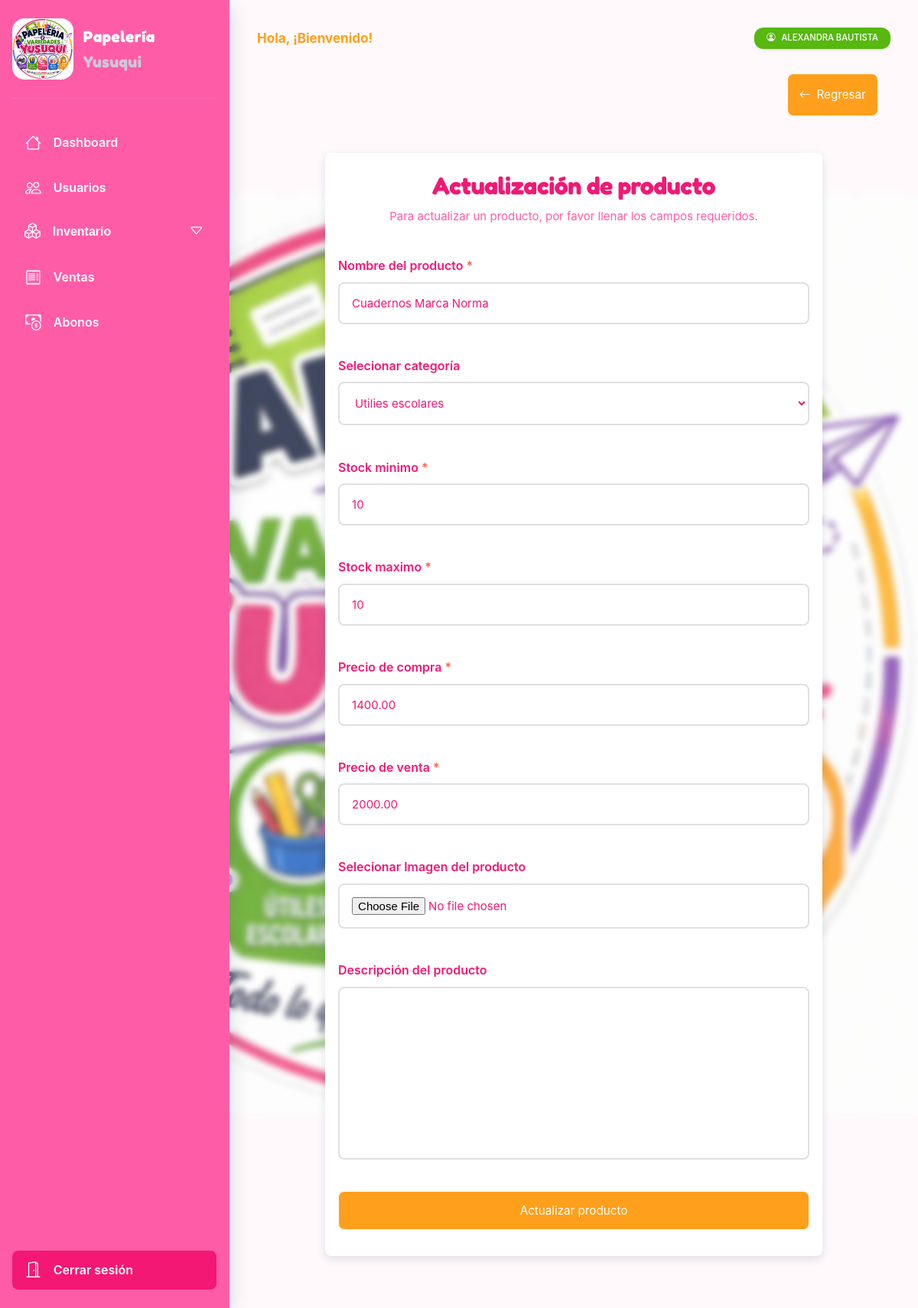
Before: /products/update/1/ (signed in) with the older database file.
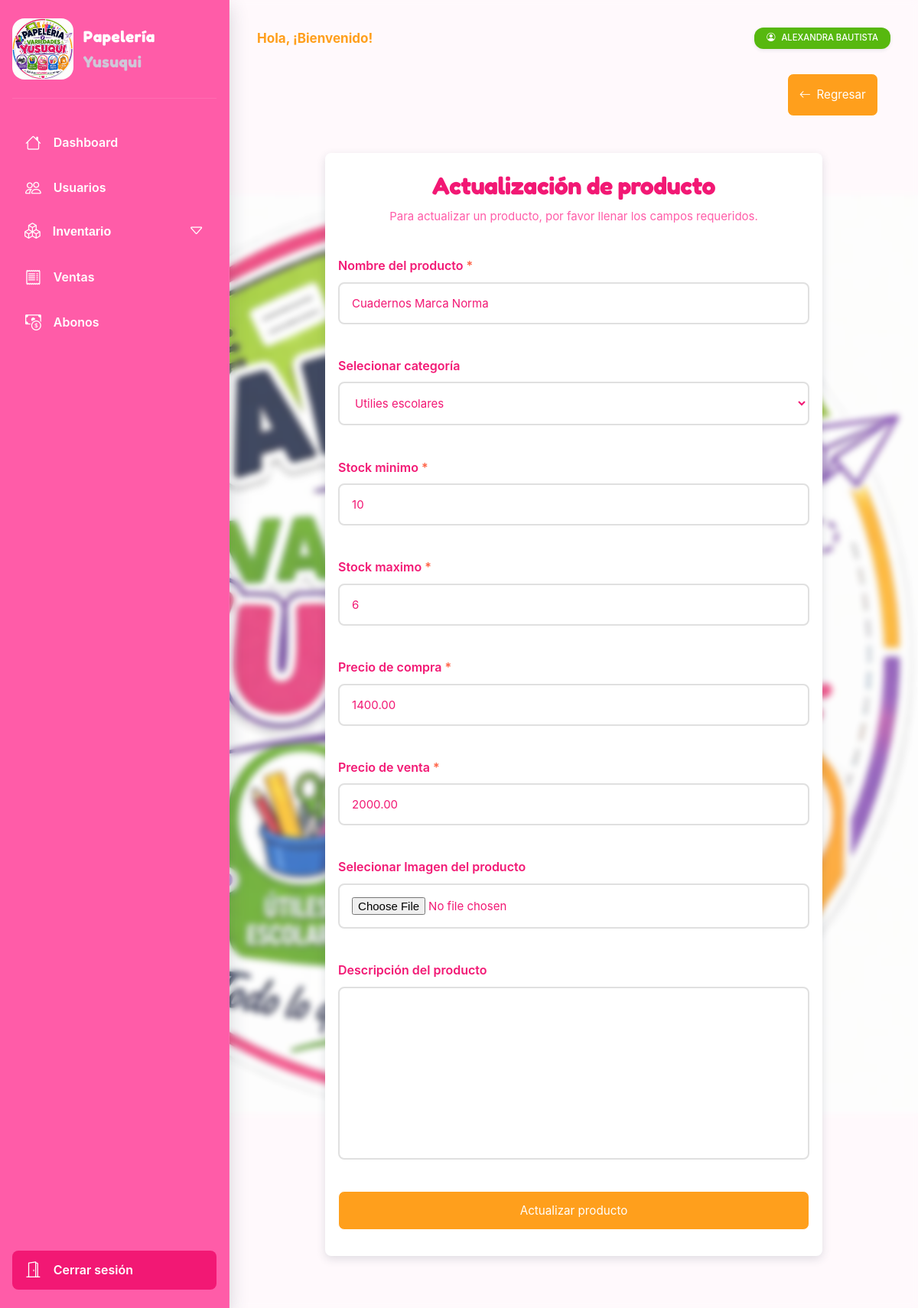
After: the same page with the newer database file.
### apps/products/models/product.py (models this page shows, shortened)
class Product(models.Model):
    category = models.ForeignKey(
        Category, on_delete=models.SET_NULL, null=True, blank=True, related_name='products'
    )
    name = models.CharField(max_length=100)
    sku = models.CharField(max_length=30, unique=True, editable=False, null=True, blank=True, db_index=True)
    description = models.TextField(blank=True, null=True)
    price = models.DecimalField(max_digits=10, decimal_places=2, default=0) # Precio compra
    price_sale = models.DecimalField(max_digits=10, decimal_places=2, default=0) # Precio venta
    stock = models.PositiveIntegerField()
    stock_min = models.PositiveIntegerField()
    image = models.ImageField(upload_to="products/", blank=True, null=True)
    is_active = models.BooleanField(default=True)
    created_at = models.DateTimeField(auto_now_add=True)
    updated_at = models.DateTimeField(auto_now=True)
    class Meta:
        ordering = ['-created_at']
        verbose_name = 'Producto'
        verbose_name_plural = 'Productos'
        constraints = [
            models.UniqueConstraint(
                fields=['category', 'name'],
                name='unique_product_name_category'
            )
        ]

### apps/products/views/product_views.py (the view, shortened to what this page needs)
# urls.py: path('update/<int:pk>/', views.ProductUpdateView.as_view(), name='update'),
@method_decorator(role_required([RoleChoices.Admin, RoleChoices.Vendedor]), name='dispatch')
class ProductUpdateView(UpdateView, LoginRequiredMixin):
    model = Product
    form_class = ProductForm
    template_name = 'products/create.html'
    success_url = reverse_lazy('core:products:list')
    slug_field = 'pk'
    slug_url_kwarg = 'pk'
    def get_context_data(self, **kwargs):
        context = super().get_context_data(**kwargs)
        context['is_updated'] = True
        return context

### apps/products/forms/product_form.py (shortened to what this page needs)
class ProductForm(forms.ModelForm):
    class Meta:
        model = Product
        fields = [
            'name',
            'category',
            'stock_min',
            'stock',
            'price',
            'price_sale',
            'image',
            'description',
        ]
        labels = {
            'name':'Nombre del producto',
            'category':'Selecionar categoría',
            'stock':'Stock maximo',
            'stock_min':'Stock minimo',
            'price':'Precio de compra',
            'price_sale':'Precio de venta',
            'description':'Descripción del producto',
            'image':'Selecionar Imagen del producto',
        }
    def __init__(self, *args, **kwargs):
        super().__init__(*args, **kwargs)
        if self.instance and self.instance.pk:
            self.fields['stock'].disabled = True

### apps/accounts/models/member.py (called while the page is built)
    def full_name(self):
        return f'{self.first_name} {self.last_name if self.last_name else ""}'

### apps/products/models/product.py (called while the page is built)
    def __str__(self):
        return self.name

### apps/products/templates/products/create.html (shortened to what this page needs)
{% extends 'index.html' %}
{% block main %}
    <div class="nav">
        <a href="{% url 'core:products:list' %}" class="button">
            <i class="bi bi-arrow-left"></i>
            <span>Regresar</span>
        </a>
    </div>
    <div class="form__container form__container-lg">
        <div class="form__header">
            <h1 class="form__title">{% if is_updated %}Actualización{% else %}Creación{% endif %} de producto</h1>
            <p class="form__subtitle">
                Para {% if is_updated %}actualizar{% else %}crear{% endif %} un producto, por favor llenar los campos requeridos.
            </p>
        </div>
        <form method="POST" enctype="multipart/form-data">
            {% include 'components/form-render.html' %}
            <div class="form__group">
                <button type="submit" class="button button--fw">
                    {% if is_updated %}Actualizar{% else %}Crear{% endif %} producto
                </button>
            </div>
        </form>
    </div>
{% endblock main %}

### templates/components/form-render.html (shortened to what this page needs)
{% if form %}
    <div class="grid">
        {% for field in form %}
            <div class="form__group">
                <label
                        class="form__label"
                        for="{{ field.id_for_label }}"
                        data-required="{{ field.field.required }}"
                    >
                    {{ field.label }}</label>
                {{ field }}
            </div>
        {% endfor %}
    </div>
{% endif %}

Changed rows visible on the page:
changed Product "Cuadernos Marca Norma": stock "10" → "6"
